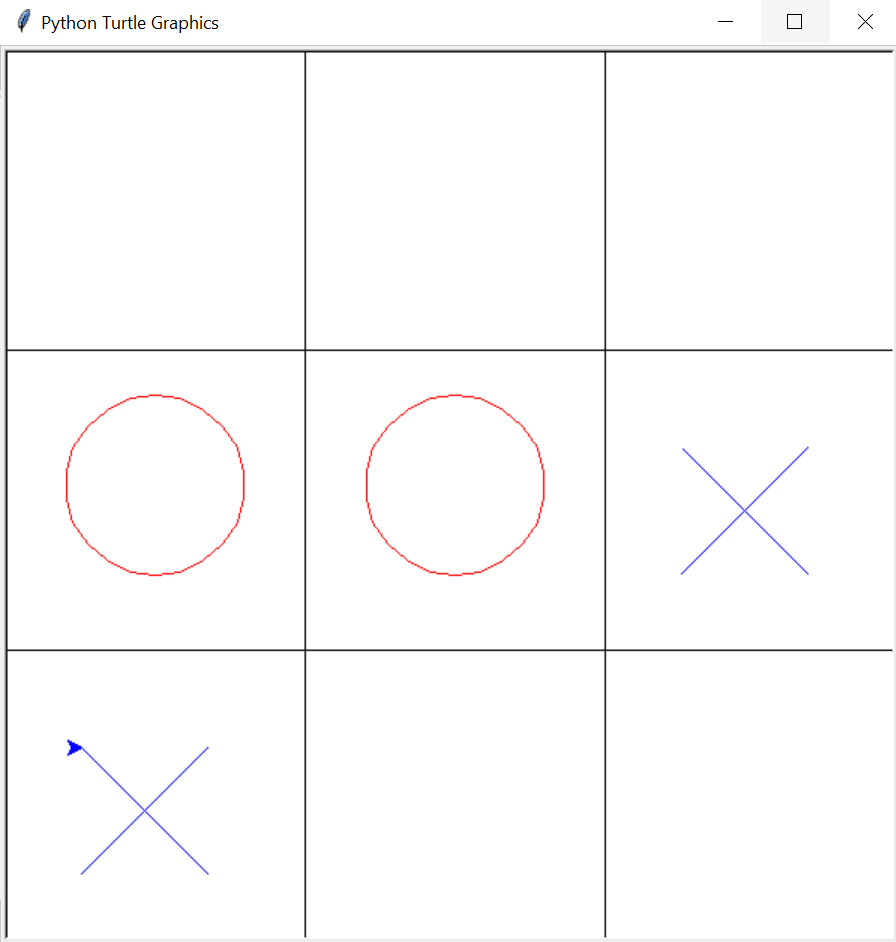

This figure's Python source:

import turtle
import time
import random

# This list represents the state of the
# board. It's a list of nine strings,
# each of which is either "X", "O", "_",
# representing, respectively,
# a position occupied by an X, by an O, and
# an unoccupied position. The first three
# elements in the list represent the first row,
# and so on. Initially, all positions are
# unoccupied.

the_board = [ "_", "_", "_",
              "_", "_", "_",
              "_", "_", "_"]



    
def draw_board(board):
    """
    signature: list(str) -> NoneType
    The current state of the board, indicating
    the position of all pieces, is given
    as a parameter. This function should draw
    the entire board on the screen using turtle.
    It must draw the grid lines as well as
    the X and O pieces at the position
    indicated by the parameter.
    Hint: Write this function first!
    """
    turtle.setheading(0)
    turtle.pencolor('black')
    turtle.setup(600,600)
    x=turtle.window_width()
    y=turtle.window_height()
    #print(x)
    #print(y)
    turtle.clear()
    turtle.goto(0,0)
    turtle.up()
    turtle.forward(100)
    turtle.left(90)
    turtle.down()
    turtle.forward(300)
    turtle.backward(600)
    turtle.up()
    turtle.goto(0,0)
    turtle.left(90)
    turtle.forward(100)
    turtle.down()
    turtle.right(90)
    turtle.forward(300)
    turtle.backward(600)
    turtle.up()
    turtle.goto(0,0)
    turtle.forward(100)
    turtle.left(90)
    turtle.down()
    turtle.forward(300)
    turtle.backward(600)
    turtle.up()
    turtle.goto(0,0)
    turtle.left(90)
    turtle.forward(100)
    turtle.right(90)
    turtle.down()
    turtle.forward(300)
    turtle.backward(600)
    turtle.update()
    for i in range(len(board)):
        turtle.setheading(0)
        if (i%3==0):
            xcoord = -200
        elif (i%3==1):
            xcoord = 0
        else:
            xcoord = 200

        if (i<=2):
            ycoord = 200
        elif (i<=5 and i>2):
            ycoord = 0
        else:
            ycoord = -200

        if board[i] =="X":
            draw_x(xcoord,ycoord)
            turtle.setheading(0)
        elif board[i]=="O":
            draw_circle(xcoord,ycoord)

    turtle.update()

    
################################################################################
#Drawing the Characters, X and O:
    
def draw_x(x,y):
    #sig: int, int-> nonetype
    turtle.penup()
    turtle.goto(x,y)
    turtle.color('blue')
    turtle.pendown()
    turtle.left(45)
    turtle.forward(50)
    turtle.left(180)
    turtle.forward(120)
    turtle.backward(60)
    turtle.left(90)
    turtle.forward(60)
    turtle.backward(120)
    turtle.penup()


      
def draw_circle(x,y):
    #sig: int, int-> nonetype
    turtle.up()
    turtle.goto(x,y-50)
    turtle.color('red')
    turtle.pendown()
    turtle.circle(60)
    turtle.up()

#print(draw_circle(0,0))

################################################################################
#Will be used to reset the board to an empty board.

new_board=[ "_", "_", "_",
            "_", "_", "_",
            "_", "_", "_"]
    
################################################################################  
def player_input(x,y): #identifies which position in the grid the user clicked on
    #sig: int,int, -> int
    if y >= 100 and y <= 300:
        if x >= -300 and x <= -100:
            board_pos=0
            #draw_circle(-200,200)
        elif x >= -100 and x<=100:
            board_pos=1
            #draw_circle(0,100)
        elif x > 100 and x <= 300:
            board_pos=2
            #draw_circle(200,200)
        return board_pos
    if 200 >=y and y >= -100:
        if -100 >= x >= -300:
            board_pos=3
            #draw_circle(-200,0)
        elif 100 >= x >=-100:
            board_pos=4
            #draw_circle(0,0)
        elif 300 >= x and x >100:
            board_pos=5
            #draw_circle(200,0)
        return board_pos
    if -100 >= y >= -300:
        if -100 >= x >= -300:
            board_pos=6
            #draw_circle(-200,-200)
        elif 100 >= x >=-100:
            board_pos=7
            #draw_circle(0,-200)
        elif 300 >= x >100:
            board_pos=8
            #draw_circle(200,-200)
        return board_pos
    return -1

def do_user_move(board, x, y):
    """
    signature: list(str), int, int -> bool
    if the user clicks on a position that is already occupied or outside of the board area, the move is
    invalid, and the function should return False, otherise True.
    """
    print("user clicked at "+str(x)+","+str(y))
    box=player_input(x,y)
    if box == -1:
        return False 
    if board[box] == 'O' or board[box]=='X':  #checks if the board is empty in the specified position, if not replaces with user move. 
        return False
    else:
        board[box]="O"
        return True
      
def check_game_over(board):
    global the_board
    """
    signature: list(str) -> bool
    Given the current state of the board, determine
    if the game is over, by checking for
    a three-in-a-row pattern in horizontal,
    vertical, or diagonal lines; and also if the
    game has reached a stalemate, achieved when
    the board is full and no further move is possible.
    If there is a winner or if there is a stalemante, display
    an appropriate message to the user and clear the board
    in preparation for the next round. If the game is over,
    return True, otherwise False.
    """
    #To check if any wins have been mande yet: 
    if board[0] == board[1] and board[1] == board[2] and board[0]!="_":  #horizontal win
        turtle.goto(0,0)
        result= str(board[0]) + " is the winner!"
        turtle.write(result)
        the_board=new_board[:]
        return True
    elif board[3]== board[4] and board[4] == board[5] and board[3]!="_":
        turtle.goto(0,0)
        result= str(board[3]) + " is the winner!"
        turtle.write(result)
        the_board=new_board[:]
        return True
    elif board[6]== board[7] and board[7]==board[8] and board[6]!="_":
        turtle.goto(0,0)
        result= str(board[6]) + " is the winner!"
        turtle.write(result)
        the_board=new_board[:]
        return True
    elif board[0]==board[4] and board[4]==board[8] and board[4]!="_":  #diagonal win
        turtle.goto(0,0)
        result= str(board[0]) + " is the winner!"
        turtle.write(result)
        the_board=new_board[:]
        return True
    elif board[2]==board[4] and board[4]==board[6] and board[2]!="_":
        turtle.goto(0,0)
        result= str(board[2]) + " is the winner!"
        turtle.write(result)
        the_board=new_board[:]
        return True
    elif board[0]==board[3] and board[3]==board[6] and board[0]!="_":   #vertical win
        turtle.goto(0,0)
        result= str(board[0]) + " is the winner!"
        turtle.write(result)
        the_board=new_board[:]
        return True
    elif board[1]==board[4] and board[4]==board[7] and board[1]!="_":
        turtle.goto(0,0)
        result= str(board[1]) + " is the winner!"
        turtle.write(result)
        the_board=new_board[:]
        return True
    elif board[2]==board[5] and board[5]==board[8] and board[2]!="_":
        turtle.goto(0,0)
        result= str(board[2]) + " is the winner!"
        turtle.write(result)
        the_board=new_board[:]
        return True
    elif board.count("_")==0:
        the_board=new_board[:]
        turtle.goto(0,0)
        result= "Stalemate!"
        turtle.write(result)
        return True
    else:
        return False
def whose_winning(board,available_spots, player):
    for j in available_spots:
        if j%3==0:
            column = [board[0],board[3],board[6]]
            if column.count(player)==2:
                return j
        elif j%3==1:
            column = [board[1],board[4],board[7]]
            if column.count(player) == 2:
                return j
        elif j%3==2:
            column = [board[2],board[5],board[8]]
            if column.count(player) == 2:
                return j
        if 0<=j<=2:
            row = [board[0],board[1],board[2]]
            if row.count(player)==2:
                return j
        elif 3<=j<=5:
            row = [board[3],board[4],board[5]]
            if row.count(player)==2:
                return j
        elif 6<=j<=8:
            row = [board[6],board[7],board[8]]
            if row.count(player)==2:
                return j
        if j in [0,4,8]:
            diagonal = [board[0],board[4],board[8]]
            if diagonal.count(player)==2:
                return j
        elif j in [2,4,6]:
            diagonal = [board[2],board[4],board[6]]
            if diagonal.count(player)==2:
                return j
    return -1
def priority_cross(board,available_spots):
    '''

    :param board:
    :param available_spots: list of indices of board with available position
    :return: the best index that blocks possible win of the user
    '''
    ind_X = whose_winning(board,available_spots, "X")
    if  ind_X!= -1:
        return ind_X
    ind_O = whose_winning(board, available_spots, "O")
    if ind_O!=-1:
        return ind_O
    return available_spots[random.randint(0, len(available_spots) - 1)]


def do_computer_move(board):
    """
    signature: list(str) -> NoneType
    Given a list representing the state of the board,
    select a position for the computer's move and
    update the board with an X in an appropriate
    position. The algorithm for selecting the
    computer's move shall be as follows: if it is
    possible for the computer to win in one move,
    it must do so. If the human player is able 
    to win in the next move, the computer must
    try to block it. Otherwise, the computer's
    next move may be any random, valid position
    (selected with the random.randint function).
    """
    available_spots=[]
    for i in range(len(board)):
        if board[i]=="_":
            available_spots.append(i)
    ind = priority_cross(board,available_spots)
    board[ind] = "X"



def clickhandler(x, y):
    #signature: int, int -> NoneType
    global the_board
    if do_user_move(the_board,x,y):
        draw_board(the_board)
        if check_game_over(the_board) == False:
            do_computer_move(the_board)
            draw_board(the_board)
            check_game_over(the_board)
        #draw_board(the_board)

def main():
    """
    signature: () -> NoneType
    Runs the tic-tac-toe game. You shouldn't
    need to modify this function.
    """
    turtle.tracer(0,0)
    #turtle.hideturtle()
    turtle.onscreenclick(clickhandler)
    draw_board(the_board)
    turtle.mainloop()

main()
